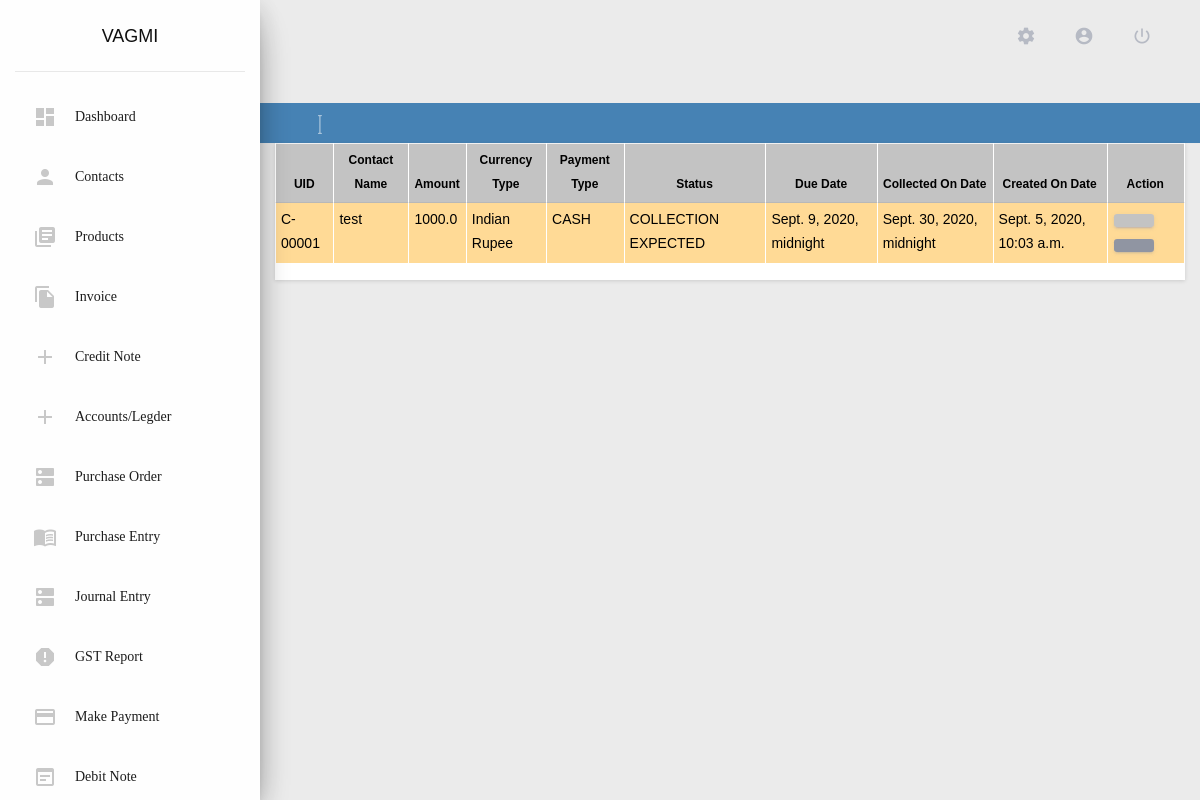
The app's page /collections/ (signed in), older data.
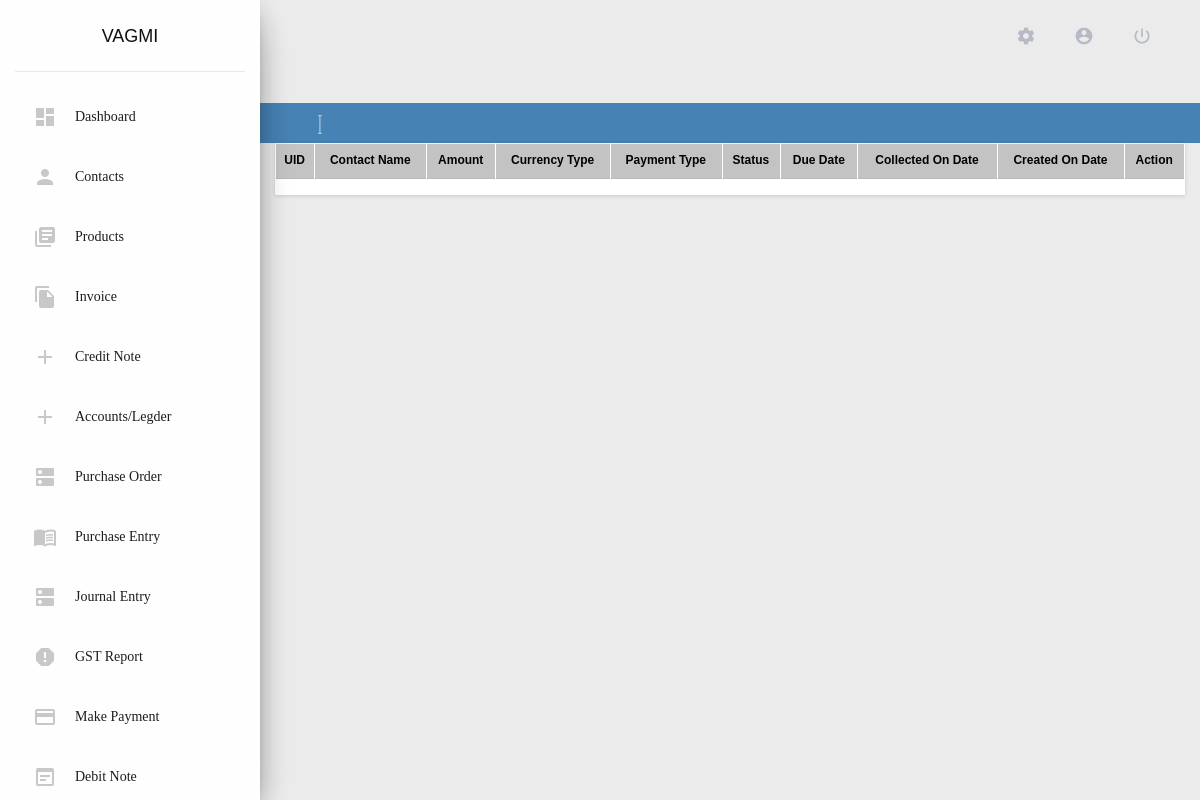
The same page, newer data.
### app/models/collects_model.py (models this page shows, shortened)
class Collections(models.Model):
    user = models.ForeignKey(
        User,
        on_delete = models.SET_NULL,
        db_index = True,
        blank = True,
        null = True,
    )
    contact = models.ForeignKey(
        Contacts,
        on_delete = models.SET_NULL,
        db_index = True,
        blank = True,
        null = True,
    )
    collection_due_date = models.DateTimeField(
        null = True,
        blank = True,
        db_index = True,
    )
    amount = models.FloatField(
        blank = True,
        null = True,
        db_index = True,
    )
    currency_type = models.CharField(
        max_length = 5,
        db_index = True,
        choices = currency_list.CURRENCY_CHOICES,
    )
    payment_type = models.IntegerField(
        default = 1,
        db_index = True,
        choices = payment_constants.PAYMENT_TYPE,
    )
    collection_status = models.IntegerField(
        default = 1,
        db_index = True,
        choices = payment_constants.COLLECTION_STATUS,
    )
    collection_date = models.DateTimeField(
        null = True,
        blank = True,
        db_index = True,
    )
    created_on = models.DateTimeField(
        db_index = True,
        auto_now_add = True,
        auto_now = False,
    )

### app/models/contacts_model.py (models this page shows, shortened)
class Contacts(models.Model):
    user = models.ForeignKey(User, on_delete = models.CASCADE, db_index = True, null = True,)
    app_id = models.CharField(
        max_length = 30,
        db_index = True,
        blank = True,
        null = True,
    )
    is_imported_user = models.BooleanField(
        default = False,
        db_index = True,
        choices = user_constants.IS_TRUE,
        blank = True,
    )
    imported_user = models.ForeignKey(
        User,
        related_name = 'imported_user',
        db_index = True,
        blank = True,
        null = True,
        on_delete = models.SET_NULL,
    )
    customer_type = models.IntegerField(
        db_index = True,
        choices = user_constants.CUSTOMER_TYPE,
        default = 1,
        null = True,
        blank = True,
    )
    contact_delete_status = models.IntegerField(
        db_index = True,
        default = 0,
        null = False,
        blank = False,
    )
    is_sub_customer = models.IntegerField(
        choices = user_constants.IS_SUB_CUSTOMER,
        default = 1,
        db_index = True,
        null = True,
        blank = True,
    )
    salutation = models.IntegerField(
        db_index = True,
        default = 0,
        choices = user_constants.SALUTATIONS,
    )
    contact_name = models.CharField(
        max_length = 250,
        blank = False,
        null = False,
        db_index = True,
    )
    display_name = models.CharField(
        max_length = 250,
        blank = True,
        null = True,
        db_index = True,
    )
    organization_type = models.IntegerField(
        db_index = True,
        choices = user_constants.ORGANIZATION_TYPE,
        default = 1,
    )
    organization_name = models.CharField(
        max_length = 250,
        db_index = False,
        blank = True,
        null = True,
    )
    is_msme_reg = models.BooleanField(
        db_index = True,
        choices = user_constants.IS_TRUE,
        default = False,
    )
    email = models.EmailField(
        blank = True,
        null = True,
        db_index = True,
    )
    phone_country_code = models.IntegerField(
        db_index = True,
        blank = False,
        choices = user_constants.PHONE_COUNTRY_CODE,
        default = 45,
        null = True,
    )
    phone = models.CharField(
        max_length = 250,
        db_index = True,
        blank = True,
        null = True,
    )
    website = models.CharField(
        max_length = 250,
        db_index = True,
        blank = True,
        null = True,
    )
    facebook = models.CharField(
        blank = True,
        null = True,
        max_length = 250,
    )
    twitter = models.CharField(
        blank = True,
        null = True,
        max_length = 250,
    )
    is_active = models.BooleanField(
        db_index = True,
        choices =  user_constants.IS_TRUE,
        default = True,
    )
    notes = models.TextField(
        blank = True,
        null = True,
    )
    attachements = models.FileField(
        upload_to = attachments_rename,
        db_index = True,
        blank = True,
        null = True,
    )
    created_on = models.DateTimeField(
        auto_now = True,
        db_index = True,
    )
    updated_on = models.DateTimeField(
        auto_now = False,
        db_index = True,
        null = True,
    )
    class Meta:
        verbose_name_plural = 'contacts_tbl'

### app/views/collections.py (the view)
# urls.py: path('collections/', never_cache(login_required(collections.view_collections)), name = 'collections'),
def view_collections(request):
    template_name = 'app/app_files/collections/index.html'
    data = defaultdict()
    data["view"] = ""
    data["css_files"] = []
    data["js_files"] = []
    data["active_link"] = 'Collections'
    data["included_template"] = 'app/app_files/collections/view_collections.html'
    data["collections"] = Collect.objects.filter(user = request.user)
    return render(request, template_name, data)

### app/templates/app/app_files/collections/index.html (shortened to what this page needs)
{% extends 'app/base/base.html' %}
{% load static %}
{% load common_filters %}
{% load pagination %}
{% block content %}
<div class="row custom-row" style="padding:10px;background-color: #000000; background-size: cover;">
    <ul style="list-style:none; margin:0px; color:#FFFFFF;">
        <li class="nav-item" style="float:left;padding:0px 10px;">
        </li>
        <li class="nav-item" style="float:left;padding:0px 10px;">
            <a href="{% url 'add-collections' %}" style="color:#FFFFFF; text-decoration:none;" title="Add Collection">
                <i class="fas fa-fw fa-plus-square"></i>
            </a>
        </li>
    </ul>
</div>
<div class="container">
    {% include included_template %}
</div>
{% endblock %}

### app/templates/app/base/base.html (shortened to what this page needs)
{% load static %}
{% load common_filters %}
{% load common_components %}
<!DOCTYPE html>
<html lang="en">
<head>
    <link rel="stylesheet" href="https://maxcdn.bootstrapcdn.com/font-awesome/latest/css/font-awesome.min.css" />
    <link href="{% static 'all_page/css/material-dashboard.css' %}" rel="stylesheet" />
    <link href="{% static 'custom_files/css/common.css' %}" rel="stylesheet" />
    <link rel="stylesheet" href="//code.jquery.com/ui/1.12.1/themes/base/jquery-ui.css">
    <link href="{% static 'DataTables/datatables.css' %}" rel="stylesheet" type="text/css"/>
</head>
<body class="dark-edition">
    <div class="wrapper ">
        <div class="sidebar" data-color="purple" data-background-color="black" data-image="{% static 'all_page/img/sidebar-2.jpg' %}">
            <div class="logo">
                <a href="{% url 'dashboard' %}" class="simple-text logo-normal" style="color:#000">
                    Vagmi
                </a>
            </div>
                {% include 'app/base/navigation.html' %}
        </div>
        <div class="main-panel ps-container ps-theme-default">
            {% include 'app/base/top_nav_bar.html' %}
            <div class="content">
                <div class="container-fluid">
                    {% block content %}
                    {% endblock %}
                </div>
            </div>
        </div>
    </div>
</body>
</html>

### app/templates/app/base/navigation.html (shortened to what this page needs)
{% load static %}
<div class="sidebar-wrapper ps-theme-default" style="background-image: url({% static 'all_page/img/sidebar-2.jpg' %}) ">
    <div class="sidebar-background">
        <ul class="nav" id="menu">
            <li class="nav-item deactive">
                <a title="Dashboard" class="nav-link" href="{% url 'dashboard' %}">
                <i class="material-icons" style="color:#c3c3c3;">dashboard</i>
                <p>Dashboard</p>
            </a>
            </li>
            <li class="nav-item ">
                <a title="Contacts" class="nav-link" href="{% url 'contacts' 0 %}">
                <i class="material-icons" style="color:#c3c3c3;">person</i>
                <p>Contacts</p>
                </a>
            </li>
            <li class="nav-item ">
                <a title="Products" class="nav-link" href="{% url 'view_products' 0 %}">
                <i class="material-icons" style="color:#c3c3c3;">library_books</i>
                <p>Products</p>
                </a>
            </li>
            <li class="nav-item ">
                <a title="Invoice" class="nav-link" href="{% url 'invoice' %}">
                <i class="material-icons" style="color:#c3c3c3;">file_copy</i>
                <p>Invoice</p>
                </a>
            </li>
            <li class="nav-item ">
                <a title="Credit Note" class="nav-link" href="{% url 'credit_note'  %}">
                <i class="material-icons" style="color:#c3c3c3;">add</i>
                <p>Credit Note</p>
                </a>
            </li>
            <li class="nav-item ">
                <a title="Accounts/Legder" class="nav-link" href="{% url 'add_accounts'  %}">
                <i class="material-icons" style="color:#c3c3c3;">add</i>
                <p>Accounts/Legder</p>
                </a>
            </li>
            <li class="nav-item ">
                <a title="Purchase Order" class="nav-link" href="{% url 'purchase_order'  %}">
                <i class="material-icons" style="color:#c3c3c3;">dns</i>
                <p>Purchase Order</p>
                </a>
            </li>
            <li class="nav-item ">
                <a title="Purchase Entry" class="nav-link" href="{% url 'Purchase_entry'  %}">
                <i class="material-icons" style="color:#c3c3c3;">menu_book</i>
                <p>Purchase Entry</p>
                </a>
            </li>
            <li class="nav-item ">
                <a title="Journal Entry" class="nav-link" href="{% url 'view_journalentry'  %}">
                    <i class="material-icons" style="color:#c3c3c3;">dns</i>
                    <p>Journal Entry</p>
                </a>
            </li>
            <li class="nav-item ">
                <a title="GST Report" class="nav-link" href="{% url 'gst_ledger_reports'  %}">
                    <i class="material-icons" style="color:#c3c3c3;">report</i>
                    <p>GST Report</p>
                </a>
            </li>
            <li class="nav-item ">
                <a title="GST Report" class="nav-link" href="{% url 'payment_made'  %}">
                    <i class="material-icons" style="color:#c3c3c3;">payment</i>
                    <p>Make Payment</p>
                </a>
            </li>
            <li class="nav-item ">
                <a title="Expense" class="nav-link" href="{% url 'view_debit_note'  %}">
                <i class="material-icons" style="color:#c3c3c3;">wysiwyg</i>
                <p>Debit Note</p>
                </a>
            </li>
        </ul>
    </div>
</div>

### app/templates/app/base/top_nav_bar.html (shortened to what this page needs)
<nav class="navbar navbar-expand-lg navbar-transparent">
    <div class="col-md-12">
        <div class="row">
        <div class="col-md-2">
        </div>
        <div class="col-md-3 offset-md-3 nav_btns">
            {% if type != 'view'%}
            <div class="navbar-wrapper">
            </div>
            {% endif %}
        </div>
            <div class="col-md-4">
            <div class="container">
                <div class="collapse navbar-collapse justify-content-end" id="navbarNav" style="margin-top: 7px;">
                    <ul class="navbar-nav">
                        <li class="nav-item">
                            <a class="nav-link" title="Settings" href="{% url 'settings_view' %}"><i class="material-icons">settings</i> <span class="sr-only">(current)</span></a>
                        </li>
                        <li class="nav-item">
                            <a class="nav-link" title="Profile" href="{% url 'profile' %}"><i class="material-icons">account_circle</i></a>
                        </li>
                        <li class="nav-item">
                            <a class="nav-link disabled" title="Sign Out" href="{% url 'logout' %}"><i class="material-icons">power_settings_new</i></a>
                        </li>
                    </ul>
                </div>
            </div>
        </div>
    </div>
    </div>
</nav>

### app/templates/app/app_files/collections/view_collections.html (shortened to what this page needs)
<div class="row">
    <div class="col-lg-12">
        <div class="card">
            <div class="card-body">
                <div class="table">
                    <table class="table-bordered" width="100%" cellspacing="0" style="color:#000000">
                        <thead  style="background-color: #EEEEEE; color:#000000; font-size:11px">
                            <th>UID</th>
                            <th class="text-center">Contact Name</th>
                            <th class="text-center">Amount</th>
                            <th class="text-center">Currency Type</th>
                            <th class="text-center">Payment Type</th>
                            <th class="text-center">Status</th>
                            <th class="text-center">Due Date</th>
                            <th class="text-center">Collected On Date</th>
                            <th class="text-center">Created On Date</th>
                            <th class="text-center">Action</th>
                        </thead>
                        <tbody>
                            {% for record in collections %}
                                <tr
                                    {% if record.collection_status == 1 %}
                                        style="background-color:#ffa50069"
                                    {% elif record.collection_status == 2 %}
                                        style="background-color:rgba(125, 205, 241, 0.5)"
                                    {% else %}
                                        style="background-color:rgba(12, 235, 19, 0.5)"
                                    {% endif %}
                                >
                                    <td>C-0000{{record.id}}</td>
                                    <td>{{record.contact.contact_name}}</td>
                                    <td>{{record.amount|safe}}</td>
                                    <td>{{record.get_currency_type_display|safe}}</td>
                                    <td>{{record.get_payment_type_display|upper}}</td>
                                    <td>{{record.get_collection_status_display|upper}}</td>
                                    <td>{{record.collection_due_date}}</td>
                                    <td>{{record.collection_date}}</td>
                                    <td>{{record.created_on}}</td>
                                    <td>
                                        <a href="{% url 'edit_collections' record.id %}" class="btn btn-primary btn-sm" title="Edit Collection">
                                        </a>
                                        <a href="{% url 'add-partial-collections' record.id %}" class="btn button-orange btn-sm" title="Add Partial Collection">
                                        </a>
                                    </td>
                                </tr>
                            {% endfor %}
                        </tbody>
                    </table>
                </div>
            </div>
        </div>
    </div>
</div>

Row changes from the older to the newer data that the page shows:
removed Collections: id "1", contact.contact_name "test", amount "1000.0", currency_type "Indian Rupee", payment_type "CASH", collection_status "COLLECTION EXPECTED", collection_due_date "Sept. 9, 2020, midnight", collection_date "Sept. 30, 2020, midnight", created_on "Sept. 5, 2020, 10:03 a.m."
